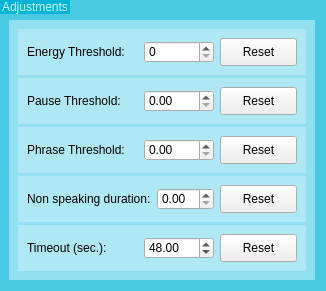
                   <widget class="QGroupBox" name="groupBox_32">
                    <property name="minimumSize">
                     <size>
                      <width>0</width>
                      <height>49</height>
                     </size>
                    </property>
                    <property name="maximumSize">
                     <size>
                      <width>16777215</width>
                      <height>300</height>
                     </size>
                    </property>
                    <property name="styleSheet">
                     <string notr="true">QGroupBox{
background-color: rgb(72, 202, 228);
border:none;
min-height: 45px;

}

QGroupBox:title{
background-color: rgb(0, 180, 216);
border:none;
	color: rgb(208, 248, 255);
}

QPushButton{
min-width: 75px;
min-height: 20px;
}</string>
                    </property>
                    <property name="title">
                     <string>Adjustments</string>
                    </property>
                    <layout class="QGridLayout" name="gridLayout_44">
                     <property name="leftMargin">
                      <number>9</number>
                     </property>
                     <property name="topMargin">
                      <number>20</number>
                     </property>
                     <item row="0" column="0">
                      <widget class="QGroupBox" name="groupBox_33">
                       <property name="styleSheet">
                        <string notr="true">QGroupBox{
	background-color: rgb(144, 224, 239);
	border:none;
}
</string>
                       </property>
                       <property name="title">
                        <string/>
                       </property>
                       <layout class="QVBoxLayout" name="verticalLayout_8">
                        <property name="spacing">
                         <number>3</number>
                        </property>
                        <item>
                         <widget class="QGroupBox" name="groupBox_34">
                          <property name="styleSheet">
                           <string notr="true">QGroupBox{
	background-color: rgb(173, 232, 244);
	border:none;
}</string>
                          </property>
                          <property name="title">
                           <string/>
                          </property>
                          <layout class="QHBoxLayout" name="horizontalLayout_10">
                           <item>
                            <widget class="QLabel" name="label">
                             <property name="minimumSize">
                              <size>
                               <width>100</width>
                               <height>25</height>
                              </size>
                             </property>
                             <property name="toolTip">
                              <string>&lt;html&gt;&lt;head/&gt;&lt;body&gt;&lt;p&gt;Minimum audio energy to consider for recording&lt;/p&gt;&lt;/body&gt;&lt;/html&gt;</string>
                             </property>
                             <property name="text">
                              <string>Energy Threshold:</string>
                             </property>
                            </widget>
                           </item>
                           <item>
                            <widget class="QSpinBox" name="Energy_spinBox">
                             <property name="minimumSize">
                              <size>
                               <width>0</width>
                               <height>0</height>
                              </size>
                             </property>
                             <property name="maximumSize">
                              <size>
                               <width>70</width>
                               <height>16777215</height>
                              </size>
                             </property>
                             <property name="toolTip">
                              <string>&lt;html&gt;&lt;head/&gt;&lt;body&gt;&lt;p&gt;Minimum audio energy to consider for recording&lt;/p&gt;&lt;/body&gt;&lt;/html&gt;</string>
                             </property>
                             <property name="maximum">
                              <number>999</number>
                             </property>
                            </widget>
                           </item>
                           <item>
                            <widget class="QPushButton" name="Reset_Energy_Button">
                             <property name="minimumSize">
                              <size>
                               <width>85</width>
                               <height>30</height>
                              </size>
                             </property>
                             <property name="maximumSize">
                              <size>
                               <width>60</width>
                               <height>16777215</height>
                              </size>
                             </property>
                             <property name="styleSheet">
                              <string notr="true"/>
                             </property>
                             <property name="text">
                              <string>Reset</string>
                             </property>
                            </widget>
                           </item>
                          </layout>
                         </widget>
                        </item>
                        <item>
                         <widget class="QGroupBox" name="groupBox_35">
                          <property name="styleSheet">
                           <string notr="true">QGroupBox{
	background-color: rgb(173, 232, 244);
	border:none;
}</string>
                          </property>
                          <property name="title">
                           <string/>
                          </property>
                          <layout class="QHBoxLayout" name="horizontalLayout_19">
                           <item>
                            <widget class="QLabel" name="label_2">
                             <property name="minimumSize">
                              <size>
                               <width>0</width>
                               <height>25</height>
                              </size>
                             </property>
                             <property name="toolTip">
                              <string>&lt;html&gt;&lt;head/&gt;&lt;body&gt;&lt;p&gt;seconds of non-speaking audio before a phrase is considered complete&lt;/p&gt;&lt;/body&gt;&lt;/html&gt;</string>
                             </property>
                             <property name="text">
                              <string>Pause Threshold:</string>
                             </property>
                            </widget>
                           </item>
                           <item>
                            <widget class="QDoubleSpinBox" name="Pause_doubleSpinBox">
                             <property name="minimumSize">
                              <size>
                               <width>0</width>
                               <height>0</height>
                              </size>
                             </property>
                             <property name="maximumSize">
                              <size>
                               <width>70</width>
                               <height>16777215</height>
                              </size>
                             </property>
                             <property name="toolTip">
                              <string>&lt;html&gt;&lt;head/&gt;&lt;body&gt;&lt;p&gt;seconds of non-speaking audio before a phrase is considered complete&lt;/p&gt;&lt;/body&gt;&lt;/html&gt;</string>
                             </property>
                             <property name="singleStep">
                              <double>0.100000000000000</double>
                             </property>
                            </widget>
                           </item>
                           <item>
                            <widget class="QPushButton" name="Reset_Pause_Button">
                             <property name="minimumSize">
                              <size>
                               <width>85</width>
                               <height>30</height>
                              </size>
                             </property>
                             <property name="maximumSize">
                              <size>
                               <width>60</width>
                               <height>16777215</height>
                              </size>
                             </property>
                             <property name="text">
                              <string>Reset</string>
                             </property>
                            </widget>
                           </item>
                          </layout>
                         </widget>
                        </item>
                        <item>
                         <widget class="QGroupBox" name="groupBox_36">
                          <property name="styleSheet">
                           <string notr="true">QGroupBox{
	background-color: rgb(173, 232, 244);
	border:none;
}</string>
                          </property>
                          <property name="title">
                           <string/>
                          </property>
                          <layout class="QHBoxLayout" name="horizontalLayout_20">
                           <item>
                            <widget class="QLabel" name="label_3">
                             <property name="toolTip">
                              <string>&lt;html&gt;&lt;head/&gt;&lt;body&gt;&lt;p&gt;minimum seconds of speaking audio before we consider the speaking audio a phrase - values below this are ignored (for filtering out clicks and pops) &lt;/p&gt;&lt;/body&gt;&lt;/html&gt;</string>
                             </property>
                             <property name="text">
                              <string>Phrase Threshold:</string>
                             </property>
                            </widget>
                           </item>
                           <item>
                            <widget class="QDoubleSpinBox" name="Phrase_doubleSpinBox">
                             <property name="minimumSize">
                              <size>
                               <width>0</width>
                               <height>0</height>
                              </size>
                             </property>
                             <property name="maximumSize">
                              <size>
                               <width>70</width>
                               <height>16777215</height>
                              </size>
                             </property>
                             <property name="toolTip">
                              <string>&lt;html&gt;&lt;head/&gt;&lt;body&gt;&lt;p&gt;minimum seconds of speaking audio before we consider the speaking audio a phrase - values below this are ignored (for filtering out clicks and pops) &lt;/p&gt;&lt;/body&gt;&lt;/html&gt;</string>
                             </property>
                             <property name="singleStep">
                              <double>0.100000000000000</double>
                             </property>
                            </widget>
                           </item>
                           <item>
                            <widget class="QPushButton" name="Reset_Phrase_Button">
                             <property name="minimumSize">
                              <size>
                               <width>85</width>
                               <height>30</height>
                              </size>
                             </property>
                             <property name="maximumSize">
                              <size>
                               <width>60</width>
                               <height>16777215</height>
                              </size>
                             </property>
                             <property name="text">
                              <string>Reset</string>
                             </property>
                            </widget>
                           </item>
                          </layout>
                         </widget>
                        </item>
                        <item>
                         <widget class="QGroupBox" name="groupBox_37">
                          <property name="styleSheet">
                           <string notr="true">QGroupBox{
	background-color: rgb(173, 232, 244);
	border:none;
}</string>
                          </property>
                          <property name="title">
                           <string/>
                          </property>
                          <layout class="QHBoxLayout" name="horizontalLayout_21">
                           <item>
                            <widget class="QLabel" name="label_4">
                             <property name="toolTip">
                              <string>&lt;html&gt;&lt;head/&gt;&lt;body&gt;&lt;p&gt;Seconds of non-speaking audio to keep on both sides of the recording&lt;/p&gt;&lt;/body&gt;&lt;/html&gt;</string>
                             </property>
                             <property name="text">
                              <string>Non speaking duration:</string>
                             </property>
                            </widget>
                           </item>
                           <item>
                            <widget class="QDoubleSpinBox" name="Non_speaking_daration_doubleSpinBox">
                             <property name="minimumSize">
                              <size>
                               <width>0</width>
                               <height>0</height>
                              </size>
                             </property>
                             <property name="maximumSize">
                              <size>
                               <width>70</width>
                               <height>16777215</height>
                              </size>
                             </property>
                             <property name="toolTip">
                              <string>&lt;html&gt;&lt;head/&gt;&lt;body&gt;&lt;p&gt;Seconds of non-speaking audio to keep on both sides of the recording&lt;/p&gt;&lt;/body&gt;&lt;/html&gt;</string>
                             </property>
                             <property name="singleStep">
                              <double>0.100000000000000</double>
                             </property>
                            </widget>
                           </item>
                           <item>
                            <widget class="QPushButton" name="Reset_non_speaking_duration_Button">
                             <property name="minimumSize">
                              <size>
                               <width>85</width>
                               <height>30</height>
                              </size>
                             </property>
                             <property name="maximumSize">
                              <size>
                               <width>60</width>
                               <height>16777215</height>
                              </size>
                             </property>
                             <property name="text">
                              <string>Reset</string>
                             </property>
                            </widget>
                           </item>
                          </layout>
                         </widget>
                        </item>
                        <item>
                         <widget class="QGroupBox" name="groupBox_38">
                          <property name="styleSheet">
                           <string notr="true">QGroupBox{
	background-color: rgb(173, 232, 244);
	border:none;
}</string>
                          </property>
                          <property name="title">
                           <string/>
                          </property>
                          <layout class="QHBoxLayout" name="horizontalLayout_22">
                           <item>
                            <widget class="QLabel" name="label_9">
                             <property name="text">
                              <string>Timeout (sec.):</string>
                             </property>
                            </widget>
                           </item>
                           <item>
                            <widget class="QDoubleSpinBox" name="TimeOutDoubleSpinBox">
                             <property name="maximumSize">
                              <size>
                               <width>70</width>
                               <height>16777215</height>
                              </size>
                             </property>
                             <property name="toolTip">
                              <string>&lt;html&gt;&lt;head/&gt;&lt;body&gt;&lt;p&gt;seconds after an internal operation starts before it times out, or 'None'  for no timeout&lt;/p&gt;&lt;/body&gt;&lt;/html&gt;</string>
                             </property>
                             <property name="minimum">
                              <double>30.000000000000000</double>
                             </property>
                             <property name="maximum">
                              <double>300.000000000000000</double>
                             </property>
                             <property name="value">
                              <double>48.000000000000000</double>
                             </property>
                            </widget>
                           </item>
                           <item>
                            <widget class="QPushButton" name="Reset_operation_timeout_Button">
                             <property name="minimumSize">
                              <size>
                               <width>85</width>
                               <height>30</height>
                              </size>
                             </property>
                             <property name="maximumSize">
                              <size>
                               <width>60</width>
                               <height>16777215</height>
                              </size>
                             </property>
                             <property name="text">
                              <string>Reset</string>
                             </property>
                            </widget>
                           </item>
                          </layout>
                         </widget>
                        </item>
                       </layout>
                      </widget>
                     </item>
                    </layout>
                   </widget>
